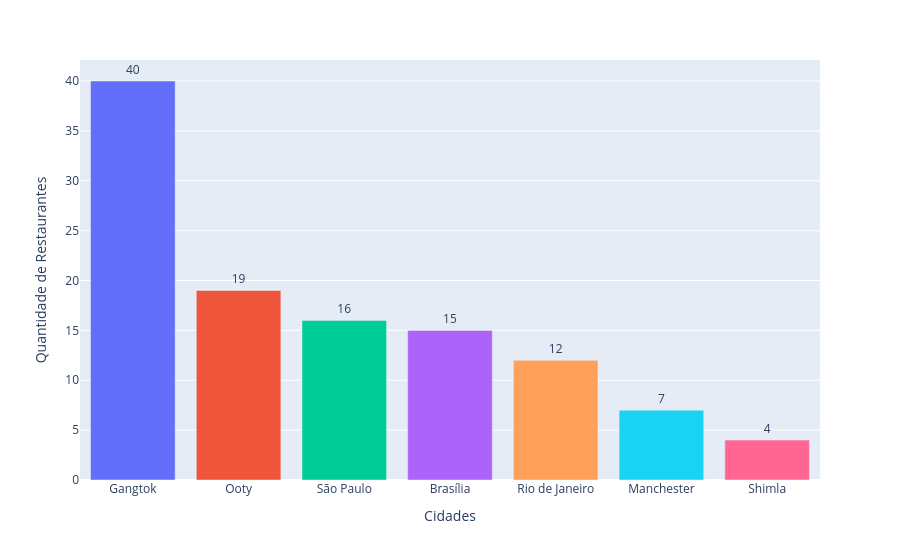

The notebook cell this image was saved under:
### Code cell
# Top 7 cidades com restaurantes com media abaixo de 2.5

def piores_restaurantes(df):
    restaurante_nota_baixa = df.loc[df['aggregate_rating'] < 2.5 , ['city' , 'restaurant_id']].groupby('city')['restaurant_id'].count().sort_values(ascending=False).reset_index(name='Quantidade de Restaurantes').head(7)
    fig = px.bar(restaurante_nota_baixa, x='city', y='Quantidade de Restaurantes', text='Quantidade de Restaurantes', color='city', labels={'city': 'Cidades'})
    
    fig.update_layout(xaxis_title = 'Cidades', showlegend=False)
    fig.update_traces(textposition='outside')
    
    return fig

piores_restaurantes(df)

### Figure 1 — Plotly figure (JSON) as saved in the notebook; plotly's stock layout.template omitted (floating-point values rounded to 4 significant figures)
{"data": [{"alignmentgroup": "True", "hovertemplate": "Cidades=%{x}<br>Quantidade de Restaurantes=%{text}<extra></extra>", "legendgroup": "Gangtok", "marker": {"color": "#636efa", "pattern": {"shape": ""}}, "name": "Gangtok", "offsetgroup": "Gangtok", "orientation": "v", "showlegend": true, "text": [40], "textposition": "outside", "type": "bar", "x": ["Gangtok"], "xaxis": "x", "y": [40], "yaxis": "y"}, {"alignmentgroup": "True", "hovertemplate": "Cidades=%{x}<br>Quantidade de Restaurantes=%{text}<extra></extra>", "legendgroup": "Ooty", "marker": {"color": "#EF553B", "pattern": {"shape": ""}}, "name": "Ooty", "offsetgroup": "Ooty", "orientation": "v", "showlegend": true, "text": [19], "textposition": "outside", "type": "bar", "x": ["Ooty"], "xaxis": "x", "y": [19], "yaxis": "y"}, {"alignmentgroup": "True", "hovertemplate": "Cidades=%{x}<br>Quantidade de Restaurantes=%{text}<extra></extra>", "legendgroup": "São Paulo", "marker": {"color": "#00cc96", "pattern": {"shape": ""}}, "name": "São Paulo", "offsetgroup": "São Paulo", "orientation": "v", "showlegend": true, "text": [16], "textposition": "outside", "type": "bar", "x": ["São Paulo"], "xaxis": "x", "y": [16], "yaxis": "y"}, {"alignmentgroup": "True", "hovertemplate": "Cidades=%{x}<br>Quantidade de Restaurantes=%{text}<extra></extra>", "legendgroup": "Brasília", "marker": {"color": "#ab63fa", "pattern": {"shape": ""}}, "name": "Brasília", "offsetgroup": "Brasília", "orientation": "v", "showlegend": true, "text": [15], "textposition": "outside", "type": "bar", "x": ["Brasília"], "xaxis": "x", "y": [15], "yaxis": "y"}, {"alignmentgroup": "True", "hovertemplate": "Cidades=%{x}<br>Quantidade de Restaurantes=%{text}<extra></extra>", "legendgroup": "Rio de Janeiro", "marker": {"color": "#FFA15A", "pattern": {"shape": ""}}, "name": "Rio de Janeiro", "offsetgroup": "Rio de Janeiro", "orientation": "v", "showlegend": true, "text": [12], "textposition": "outside", "type": "bar", "x": ["Rio de Janeiro"], "xaxis": "x", "y": [12], "yaxis": "y"}, {"alignmentgroup": "True", "hovertemplate": "Cidades=%{x}<br>Quantidade de Restaurantes=%{text}<extra></extra>", "legendgroup": "Manchester", "marker": {"color": "#19d3f3", "pattern": {"shape": ""}}, "name": "Manchester", "offsetgroup": "Manchester", "orientation": "v", "showlegend": true, "text": [7], "textposition": "outside", "type": "bar", "x": ["Manchester"], "xaxis": "x", "y": [7], "yaxis": "y"}, {"alignmentgroup": "True", "hovertemplate": "Cidades=%{x}<br>Quantidade de Restaurantes=%{text}<extra></extra>", "legendgroup": "Shimla", "marker": {"color": "#FF6692", "pattern": {"shape": ""}}, "name": "Shimla", "offsetgroup": "Shimla", "orientation": "v", "showlegend": true, "text": [4], "textposition": "outside", "type": "bar", "x": ["Shimla"], "xaxis": "x", "y": [4], "yaxis": "y"}], "layout": {"barmode": "relative", "legend": {"title": {"text": "Cidades"}, "tracegroupgap": 0}, "margin": {"t": 60}, "showlegend": false, "xaxis": {"anchor": "y", "categoryarray": ["Gangtok", "Ooty", "São Paulo", "Brasília", "Rio de Janeiro", "Manchester", "Shimla"], "categoryorder": "array", "domain": [0, 1], "title": {"text": "Cidades"}}, "yaxis": {"anchor": "x", "domain": [0, 1], "title": {"text": "Quantidade de Restaurantes"}}}}
